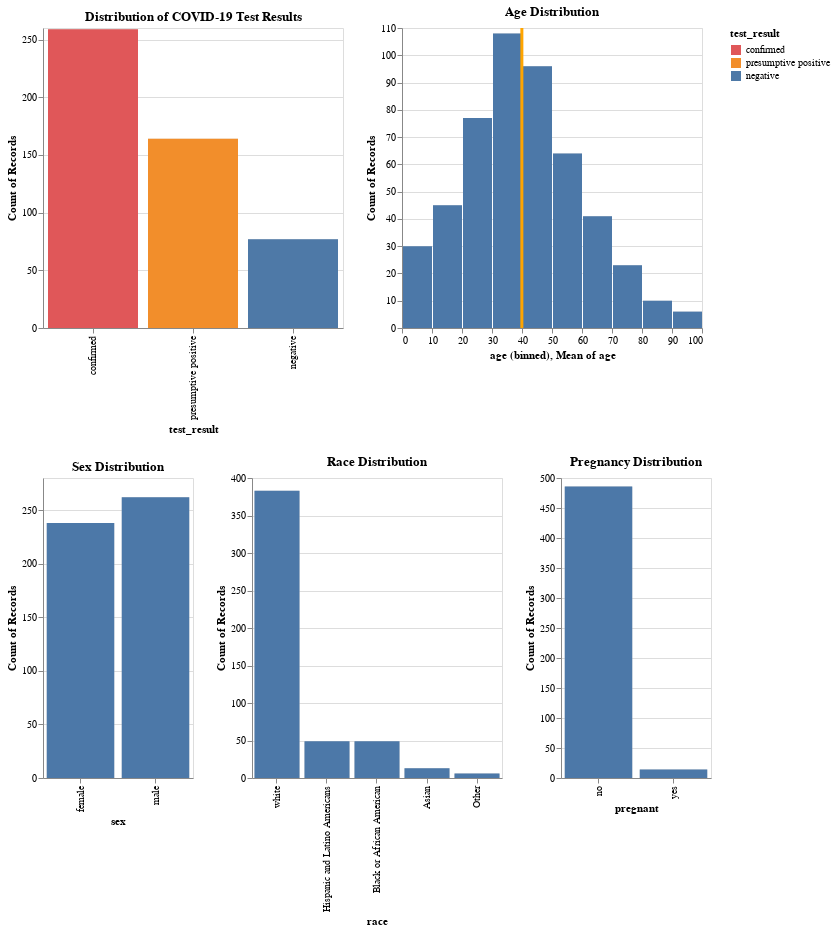

The notebook cell this image was saved under:
### Markdown cell above
### Interactive crossfilter between visualizations
This allows you to draw a rectangular brush in a chart using mouse dragging interactions that help you find the corresponding data in other charts.
For example, you can see the age, sex, and race distributions of the patients of "confirmed" cases. The position of the orange vertical line indicating the mean value in a histrogram updates upon adjusting the crossfilter.

### Code cell
brush_x = alt.selection(type='interval', encodings=['x'])

# Add brush to each chart
viz_test_with_brush = alt.layer(
    viz_test.encode(color=alt.value("lightgray")),
    viz_test.transform_filter(brush_x).add_selection(brush_x)
)

viz_age_with_brush = alt.layer(
    viz_age.encode(color=alt.value("lightgray")),
    viz_age.transform_filter(brush_x).add_selection(brush_x)
)

rule_with_brush = rule.transform_filter(brush_x)

viz_sex_with_brush = alt.layer(
    viz_sex.encode(color=alt.value("lightgray")),
    viz_sex.transform_filter(brush_x).add_selection(brush_x)
)

viz_race_with_brush = alt.layer(
    viz_race.encode(color=alt.value("lightgray")),
    viz_race.transform_filter(brush_x).add_selection(brush_x)
)

viz_pregnant_with_brush = alt.layer(
    viz_pregnant.encode(color=alt.value("lightgray")),
    viz_pregnant.transform_filter(brush_x).add_selection(brush_x)
)

(viz_test_with_brush | viz_age_with_brush + rule_with_brush) & (viz_sex_with_brush | viz_race_with_brush | viz_pregnant_with_brush)

### Figure 1 — Vega-Lite specification as saved in the notebook (floating-point values rounded to 4 significant figures; data arrays with more than 128 entries replaced by an {"elided": "..."} marker saying what was removed)
{"config": {"view": {"continuousWidth": 400, "continuousHeight": 300}}, "vconcat": [{"hconcat": [{"layer": [{"mark": "bar", "encoding": {"color": {"value": "lightgray"}, "x": {"type": "nominal", "field": "test_result", "sort": "-y"}, "y": {"type": "quantitative", "aggregate": "count"}}, "title": "Distribution of COVID-19 Test Results", "width": 300}, {"mark": "bar", "encoding": {"color": {"type": "nominal", "field": "test_result", "scale": {"domain": ["confirmed", "presumptive positive", "negative"], "range": ["#E05759", "#F28E2B", "#4E79A7"]}}, "x": {"type": "nominal", "field": "test_result", "sort": "-y"}, "y": {"type": "quantitative", "aggregate": "count"}}, "selection": {"selector002": {"type": "interval", "encodings": ["x"]}}, "title": "Distribution of COVID-19 Test Results", "transform": [{"filter": {"selection": "selector002"}}], "width": 300}]}, {"layer": [{"mark": "bar", "encoding": {"color": {"value": "lightgray"}, "x": {"type": "quantitative", "bin": true, "field": "age", "scale": {"domain": [0, 100]}}, "y": {"type": "quantitative", "aggregate": "count"}}, "title": "Age Distribution", "width": 300}, {"mark": "bar", "encoding": {"x": {"type": "quantitative", "bin": true, "field": "age", "scale": {"domain": [0, 100]}}, "y": {"type": "quantitative", "aggregate": "count"}}, "selection": {"selector002": {"type": "interval", "encodings": ["x"]}}, "title": "Age Distribution", "transform": [{"filter": {"selection": "selector002"}}], "width": 300}, {"mark": {"type": "rule", "color": "orange"}, "encoding": {"size": {"value": 3}, "x": {"type": "quantitative", "aggregate": "mean", "field": "age"}}, "transform": [{"filter": {"selection": "selector002"}}]}]}]}, {"hconcat": [{"layer": [{"mark": "bar", "encoding": {"color": {"value": "lightgray"}, "x": {"type": "nominal", "field": "sex"}, "y": {"type": "quantitative", "aggregate": "count"}}, "title": "Sex Distribution", "width": 150}, {"mark": "bar", "encoding": {"x": {"type": "nominal", "field": "sex"}, "y": {"type": "quantitative", "aggregate": "count"}}, "selection": {"selector002": {"type": "interval", "encodings": ["x"]}}, "title": "Sex Distribution", "transform": [{"filter": {"selection": "selector002"}}], "width": 150}]}, {"layer": [{"mark": "bar", "encoding": {"color": {"value": "lightgray"}, "x": {"type": "nominal", "field": "race", "sort": "-y"}, "y": {"type": "quantitative", "aggregate": "count"}}, "height": 300, "title": "Race Distribution", "width": 250}, {"mark": "bar", "encoding": {"x": {"type": "nominal", "field": "race", "sort": "-y"}, "y": {"type": "quantitative", "aggregate": "count"}}, "height": 300, "selection": {"selector002": {"type": "interval", "encodings": ["x"]}}, "title": "Race Distribution", "transform": [{"filter": {"selection": "selector002"}}], "width": 250}]}, {"layer": [{"mark": "bar", "encoding": {"color": {"value": "lightgray"}, "x": {"type": "nominal", "field": "pregnant", "sort": "-y"}, "y": {"type": "quantitative", "aggregate": "count"}}, "height": 300, "title": "Pregnancy Distribution", "width": 150}, {"mark": "bar", "encoding": {"x": {"type": "nominal", "field": "pregnant", "sort": "-y"}, "y": {"type": "quantitative", "aggregate": "count"}}, "height": 300, "selection": {"selector002": {"type": "interval", "encodings": ["x"]}}, "title": "Pregnancy Distribution", "transform": [{"filter": {"selection": "selector002"}}], "width": 150}]}]}], "data": {"name": "data-0117613c26066f3a22500fd0040de660"}, "$schema": "https://vega.github.io/schema/vega-lite/v4.0.2.json", "datasets": {"data-0117613c26066f3a22500fd0040de660": {"elided": "500 records"}}}
